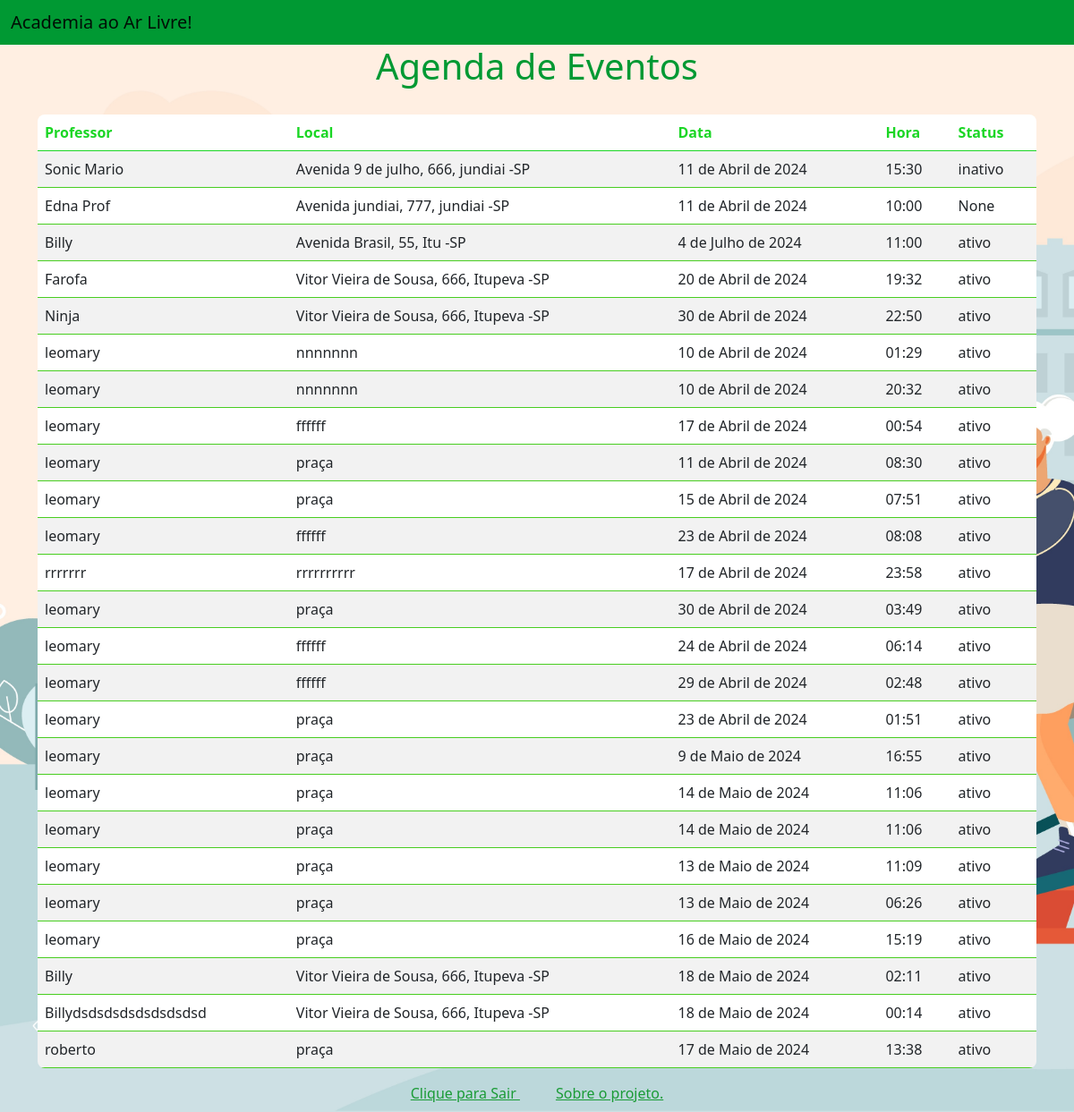
The app's page /agenda_eventos/ (signed in) with its own data.
### myapp/models.py (models this page shows, shortened)
class Agendas(models.Model):
    STATUS_CHOICES = (
        ('ativo', 'Ativo'),
        ('inativo', 'Inativo'),
    )
    professor = models.CharField(max_length=100)
    local = models.CharField(max_length=255)
    data = models.DateField()
    hora = models.TimeField()
    status = models.CharField(max_length=10, choices=STATUS_CHOICES, default='ativo', null=True)

### myapp/views.py (the view)
# urls.py: path('agenda_eventos/', dados_tabela, name='dados_tabela'),
@login_required
def dados_tabela(request):
    dados = Agendas.objects.all()
    return render(request, 'agenda_eventos.html', {'dados': dados})

### myapp/templates/agenda_eventos.html (shortened to what this page needs)
<!DOCTYPE html>
<html lang="pt-BR">
    <head>
        <link href="https://cdn.jsdelivr.net/npm/bootstrap@5.0.2/dist/css/bootstrap.min.css" rel="stylesheet">
    </head>
<body>
    <nav class="navbar navbar-light bg-light">
        <div class="container-fluid">
            <span class="navbar-brand mb-0 h1">Academia ao Ar Livre!</span>
        </div>
    </nav>
<div class="container">
    <h1>Agenda de Eventos</h1>
    <div class="table-responsive">
        <table class="table table-striped">
            <thead>
            <tr>
                <th>Professor</th>
                <th>Local</th>
                <th>Data</th>
                <th>Hora</th>
                <th>Status</th>
            </tr>
            </thead>
            <tbody>
            {% for dado in dados %}
            <tr>
                <td>{{ dado.professor }}</td>
                <td>{{ dado.local }}</td>
                <td>{{ dado.data }}</td>
                <td>{{ dado.hora }}</td>
                <td>{{ dado.status }}</td>
            </tr>
            {% endfor %}
            </tbody>
        </table>
    </div>
<center>
    <a href="{% url 'dados_sair' %}" class="adog">Clique para Sair </a>
    <a href="{% url 'sobre' %}" class="adog"> Sobre o projeto. </a>
</center>
</div>
</body>
</html>

### myapp/templates/agenda_eventos.html (style rules this page uses)
body { background-image: url('/static/imagem/academialogin.jpg'); background-repeat: no-repeat; background-size: cover; background-position: left; background-attachment: fixed; opacity: 10; }
.adog { margin: 10px; padding: 10px;; align-items: center; color: rgb(26, 155, 54); text-transform:none; }
h1 { text-align: center; margin-bottom: 30px; color: rgb(0, 153, 51); }
table { width: 80%; margin: 0 auto; border-collapse: collapse; background-color: #fff; border-radius: 8px; overflow: hidden; }
th, td { padding: 15px; text-align: left; border-bottom: 1px solid #48ce20; }
th { background-color: rgb(0, 153, 51); color: rgb(27, 214, 37); }
.navbar { background-color: rgb(0, 153, 51) !important; }

### records on screen
Agendas: professor "Sonic Mario", local "Avenida 9 de julho, 666, jundiai -SP", data "11 de Abril de 2024", hora "15:30", status "inativo"
Agendas: professor "Edna Prof", local "Avenida jundiai, 777, jundiai -SP", data "11 de Abril de 2024", hora "10:00", status "None"
Agendas: professor "Billy", local "Avenida Brasil, 55, Itu -SP", data "4 de Julho de 2024", hora "11:00", status "ativo"
Agendas: professor "Farofa", local "Vitor Vieira de Sousa, 666, Itupeva -SP", data "20 de Abril de 2024", hora "19:32", status "ativo"
Agendas: professor "Ninja", local "Vitor Vieira de Sousa, 666, Itupeva -SP", data "30 de Abril de 2024", hora "22:50", status "ativo"
Agendas: professor "leomary", local "nnnnnnn", data "10 de Abril de 2024", hora "01:29", status "ativo"
Agendas: professor "leomary", local "nnnnnnn", data "10 de Abril de 2024", hora "20:32", status "ativo"
Agendas: professor "leomary", local "ffffff", data "17 de Abril de 2024", hora "00:54", status "ativo"
Agendas: professor "leomary", local "praça", data "11 de Abril de 2024", hora "08:30", status "ativo"
Agendas: professor "leomary", local "praça", data "15 de Abril de 2024", hora "07:51", status "ativo"
Agendas: professor "leomary", local "ffffff", data "23 de Abril de 2024", hora "08:08", status "ativo"
Agendas: professor "rrrrrrr", local "rrrrrrrrrr", data "17 de Abril de 2024", hora "23:58", status "ativo"
Agendas: professor "leomary", local "praça", data "30 de Abril de 2024", hora "03:49", status "ativo"
Agendas: professor "leomary", local "ffffff", data "24 de Abril de 2024", hora "06:14", status "ativo"
Agendas: professor "leomary", local "ffffff", data "29 de Abril de 2024", hora "02:48", status "ativo"
Agendas: professor "leomary", local "praça", data "23 de Abril de 2024", hora "01:51", status "ativo"
Agendas: professor "leomary", local "praça", data "9 de Maio de 2024", hora "16:55", status "ativo"
Agendas: professor "leomary", local "praça", data "14 de Maio de 2024", hora "11:06", status "ativo"
Agendas: professor "leomary", local "praça", data "14 de Maio de 2024", hora "11:06", status "ativo"
Agendas: professor "leomary", local "praça", data "13 de Maio de 2024", hora "11:09", status "ativo"
Agendas: professor "leomary", local "praça", data "13 de Maio de 2024", hora "06:26", status "ativo"
Agendas: professor "leomary", local "praça", data "16 de Maio de 2024", hora "15:19", status "ativo"
Agendas: professor "Billy", local "Vitor Vieira de Sousa, 666, Itupeva -SP", data "18 de Maio de 2024", hora "02:11", status "ativo"
Agendas: professor "Billydsdsdsdsdsdsdsdsd", local "Vitor Vieira de Sousa, 666, Itupeva -SP", data "18 de Maio de 2024", hora "00:14", status "ativo"
Agendas: professor "roberto", local "praça", data "17 de Maio de 2024", hora "13:38", status "ativo"
